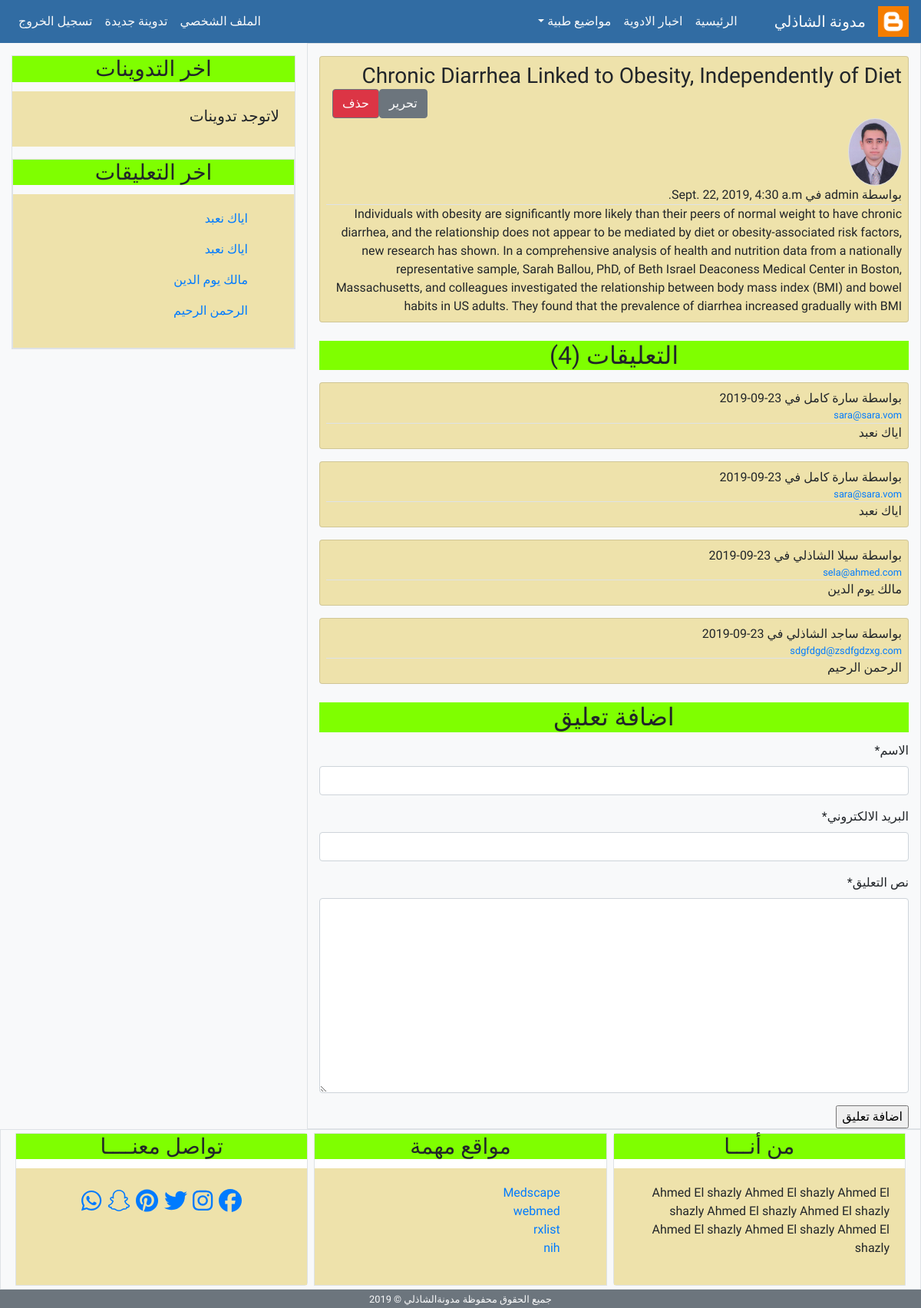
/post_details/2/ (signed in), run on the app's committed database.
### app/models.py (models this page shows, shortened)
class Post(models.Model):
    post_name = models.CharField(max_length=100)
    post_body = models.TextField(default="",verbose_name='نص التدوينة')
    email = models.EmailField()
    post_date = models.DateTimeField(default=timezone.now)
    post_update = models.DateTimeField(auto_now=True)
    active = models.BooleanField(default=False)
    auther = models.ForeignKey(User, on_delete=models.CASCADE, related_name='me')
    class Meta:
        ordering = ('-post_date',)

class Profile(models.Model):
    image = models.ImageField(default='default.jpg', upload_to='profile_images')
    user = models.OneToOneField(User, on_delete=models.CASCADE)

class Comment(models.Model):
    name = models.CharField(max_length=100, verbose_name='الاسم')
    comment_body = models.TextField(verbose_name='نص التعليق')
    email = models.EmailField(verbose_name='البريد الالكتروني')
    comment_date = models.DateTimeField(default=timezone.now)
    active = models.BooleanField(default=False)
    post = models.ForeignKey(Post,on_delete=models.CASCADE, related_name='comment')
    class Meta:
        ordering = ('-comment_date',)

### app/views.py (the view)
# urls.py: path('post_details/<int:post_id>/', views.post_details, name='post_details'),
def post_details(request, post_id):
    post = get_object_or_404(Post, pk = post_id)
    comments = post.comment.all()
    comment_form = CommentForm()
    if request.method == 'POST':
        comment_form= CommentForm(request.POST)
        if comment_form.is_valid():
            new_comment =comment_form.save(commit=False)
            new_comment.post= post
            new_comment.save()
            comment_form = CommentForm()
    else:
        comment_form = CommentForm()
    context = {
        'title': 'تفاصيل التدوينة',
        'post': post ,
        'comments': comments,
        'comment_form': comment_form,
    }
    return render(request, 'app/post_details.html', context)

### app/forms.py
class CommentForm(forms.ModelForm):
    class Meta:
        model = Comment
        fields = ('name','email','comment_body' )

### app/templates/app/post_details.html (shortened to what this page needs)
{% extends 'app/base.html' %}
{% load static %}
{% load crispy_forms_tags %}
{% block content %}
<div class="card mt-3 p-2 ">
    {% if post.auther == user %}
    <div ><h3 class="">{{post.post_name}}<a class="btn btn-secondary float-left " href="{% url 'update_post' post.id %}">تحرير</a><a class="btn btn-secondary bg-danger ml-2 float-left " href="{% url 'delete_post' post.id %}">حذف</a></h3></div>
    {% endif %}
    <img class="img-fluid rounded-circle border" width="70px" src="{{post.auther.profile.image.url}}" alt="صورة الناشر">
    <span class="border-bottom">بواسطة {{post.auther}} في {{post.post_date}}</span>
    <div class="">{{post.post_body}}</div>
</div>
<div class="mt-4">
    <h2 class="card-title text-center">التعليقات ({{comments.count}})</h3>
</div>
{% for comment in comments %}
<div class="card mt-3 p-2 ">
    <span>بواسطة {{comment.name}} في {{comment.comment_date|date:'d-m-Y'}}</span>
    <small class="border-bottom"><a href="mailto://{{comment.email}}">{{comment.email}}</a></small>
    <div class="">{{comment.comment_body}}</div>
</div>
{% endfor %}
<div class="mt-4">
        <h2 class="card-title text-center">اضافة تعليق </h3>
    </div>
    <form action="" method="POST">
        {{comment_form|crispy}}
        <input type="submit" value="اضافة تعليق">
    </form>
{% endblock content %}

### app/templates/app/latest_comments.html
{% for comment in comments %}
<ul>
    <li><a href="{% url 'post_details' post.pk %}">{{comment.comment_body}}</a></li>
</ul>
{% empty %}
<h5>لاتوجد تعليقات</h5>
{% endfor %}

### app/static/css/main.css (style rules this page uses)
html, body { direction: rtl; text-align: right; font-family: 'Tajawal', sans-serif; }
.card.mt-3.p-2 { background-color: rgb(238, 226, 171); }
.card-title { background-color: chartreuse; }
ul { list-style-type:none; }

### data on the page
Post: post_name "Chronic Diarrhea Linked to Obesity, Independently of Diet", auther.profile.image (picture), post_date "Sept. 22, 2019, 4:30 a.m.", post_body "Individuals with obesity are significantly more likely than their peers of normal weight to have chronic diarrhea, and the relationship does not appear to be mediated by diet or obesity-associated risk factors, new research has shown. In a comprehensive analysis of health and nutrition data from a nationally representative sample, Sarah Ballou, PhD, of Beth Israel Deaconess Medical Center in Boston, Massachusetts, and colleagues investigated the relationship between body mass index (BMI) and bowel habits in US adults. They found that the prevalence of diarrhea increased gradually with BMI", count "4"
Comment: name "سارة كامل", comment_date "23-09-2019", email "sara@sara.vom", comment_body "اياك نعبد"
Comment: name "سارة كامل", comment_date "23-09-2019", email "sara@sara.vom", comment_body "اياك نعبد"
Comment: name "سيلا الشاذلي", comment_date "23-09-2019", email "sela@ahmed.com", comment_body "مالك يوم الدين"
Comment: name "ساجد الشاذلي", comment_date "23-09-2019", email "sdgfdgd@zsdfgdzxg.com", comment_body "الرحمن الرحيم"
